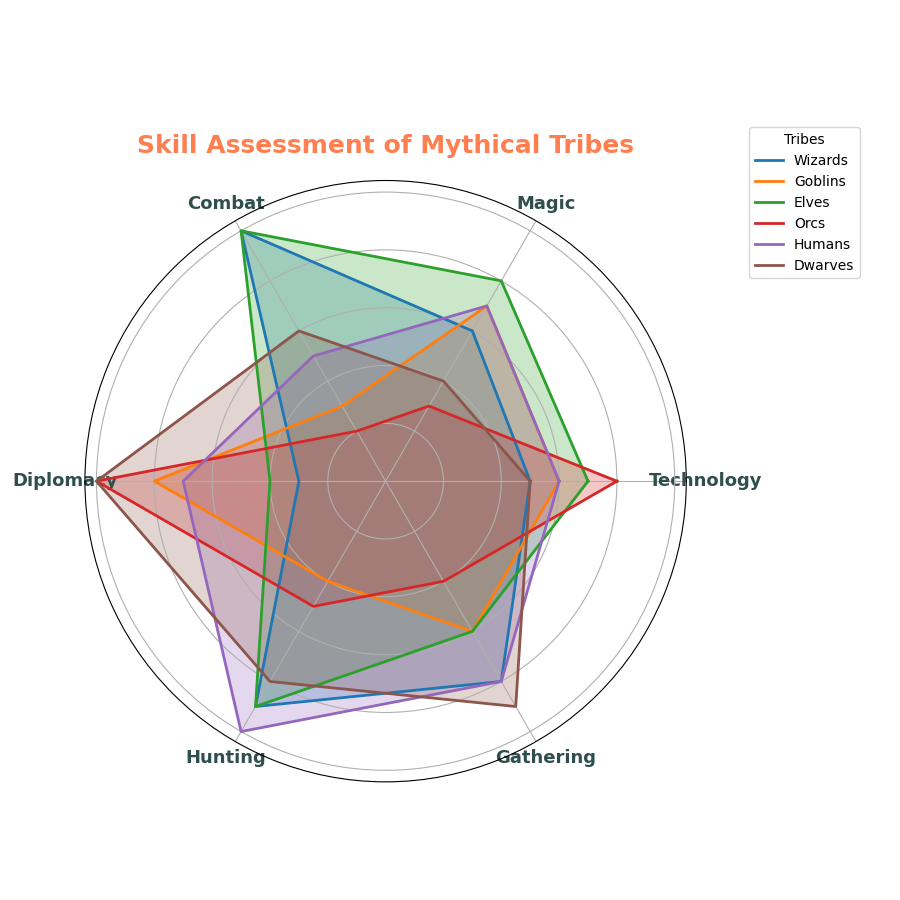

This figure's Python source:
import matplotlib.pyplot as plt
import numpy as np

# Define the civilizations and their corresponding skills' values
civilizations = ['Wizards', 'Goblins', 'Elves', 'Orcs', 'Humans', 'Dwarves']
attributes = ['Technology', 'Magic', 'Combat', 'Diplomacy', 'Hunting', 'Gathering']

elves = [7, 8, 10, 4, 9, 6]
dwarves = [5, 4, 6, 10, 8, 9]
humans = [6, 7, 5, 7, 10, 8]
orcs = [8, 3, 2, 10, 5, 4]
goblins = [6, 7, 3, 8, 4, 6]
wizards = [5, 6, 10, 3, 9, 8]

data = np.array([wizards, goblins, elves, orcs, humans, dwarves])

num_vars = len(attributes)
angles = np.linspace(0, 2 * np.pi, num_vars, endpoint=False).tolist()
angles += angles[:1]

data = np.concatenate((data, data[:, [0]]), axis=1)

fig, ax = plt.subplots(figsize=(9, 9), subplot_kw=dict(polar=True))
plt.title('Skill Assessment of Mythical Tribes', size=18, weight='bold', pad=20, color='coral')

colors = ['#1f77b4', '#ff7f0e', '#2ca02c', '#d62728', '#9467bd', '#8c564b']
for idx, (label, color) in enumerate(zip(civilizations, colors)):
    ax.plot(angles, data[idx], linewidth=2, linestyle='solid', label=label, color=color)
    ax.fill(angles, data[idx], color=color, alpha=0.25)

ax.set_yticklabels([])
ax.set_xticks(angles[:-1])
ax.set_xticklabels(attributes, fontsize=13, fontweight='bold', color='darkslategray')

plt.legend(loc='upper right', bbox_to_anchor=(1.3, 1.1), fontsize=10, title='Tribes')

plt.tight_layout()
plt.show()
